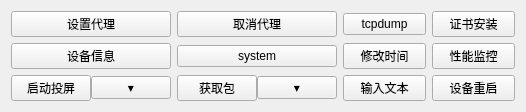
                    <widget class="QWidget" name="sysScrollContent">
                     <property name="geometry">
                      <rect>
                       <x>0</x>
                       <y>0</y>
                       <width>526</width>
                       <height>110</height>
                      </rect>
                     </property>
                     <layout class="QGridLayout" name="gridLayout">
                      <item row="3" column="0">
                       <widget class="QPushButton" name="btnDeviceInfo">
                        <property name="text">
                         <string>设备信息</string>
                        </property>
                       </widget>
                      </item>
                      <item row="1" column="2">
                       <widget class="QPushButton" name="btnTcpdump">
                        <property name="text">
                         <string>tcpdump</string>
                        </property>
                       </widget>
                      </item>
                      <item row="1" column="1">
                       <widget class="QPushButton" name="btnClearProxy">
                        <property name="text">
                         <string>取消代理</string>
                        </property>
                       </widget>
                      </item>
                      <item row="4" column="1">
                       <layout class="QHBoxLayout" name="pkgListLayout">
                        <property name="spacing">
                         <number>0</number>
                        </property>
                        <property name="leftMargin">
                         <number>0</number>
                        </property>
                        <property name="topMargin">
                         <number>0</number>
                        </property>
                        <property name="rightMargin">
                         <number>0</number>
                        </property>
                        <property name="bottomMargin">
                         <number>0</number>
                        </property>
                        <item>
                         <widget class="QPushButton" name="btnPkgMain">
                          <property name="text">
                           <string>获取包</string>
                          </property>
                         </widget>
                        </item>
                        <item>
                         <widget class="QPushButton" name="btnPkgMenu">
                          <property name="text">
                           <string>▾</string>
                          </property>
                         </widget>
                        </item>
                       </layout>
                      </item>
                      <item row="1" column="0">
                       <widget class="QPushButton" name="btnSetProxy">
                        <property name="text">
                         <string>设置代理</string>
                        </property>
                       </widget>
                      </item>
                      <item row="3" column="3">
                       <widget class="QPushButton" name="btnDpm">
                        <property name="text">
                         <string>性能监控</string>
                        </property>
                       </widget>
                      </item>
                      <item row="1" column="3">
                       <widget class="QPushButton" name="btnSll">
                        <property name="text">
                         <string>证书安装</string>
                        </property>
                       </widget>
                      </item>
                      <item row="3" column="1">
                       <widget class="QPushButton" name="btnSystemRoot">
                        <property name="text">
                         <string>system</string>
                        </property>
                       </widget>
                      </item>
                      <item row="3" column="2">
                       <widget class="QPushButton" name="btnModifiedTime">
                        <property name="text">
                         <string>修改时间</string>
                        </property>
                       </widget>
                      </item>
                      <item row="4" column="0">
                       <layout class="QHBoxLayout" name="scrcpyLayout">
                        <property name="spacing">
                         <number>0</number>
                        </property>
                        <property name="leftMargin">
                         <number>0</number>
                        </property>
                        <property name="topMargin">
                         <number>0</number>
                        </property>
                        <property name="rightMargin">
                         <number>0</number>
                        </property>
                        <property name="bottomMargin">
                         <number>0</number>
                        </property>
                        <item>
                         <widget class="QPushButton" name="btnScrcpyMain">
                          <property name="text">
                           <string>启动投屏</string>
                          </property>
                         </widget>
                        </item>
                        <item>
                         <widget class="QPushButton" name="btnScrcpyMenu">
                          <property name="text">
                           <string>▾</string>
                          </property>
                         </widget>
                        </item>
                       </layout>
                      </item>
                      <item row="4" column="2">
                       <widget class="QPushButton" name="btnInputText">
                        <property name="text">
                         <string>输入文本</string>
                        </property>
                       </widget>
                      </item>
                      <item row="4" column="3">
                       <widget class="QPushButton" name="btnReboot">
                        <property name="text">
                         <string>设备重启</string>
                        </property>
                       </widget>
                      </item>
                     </layout>
                    </widget>
